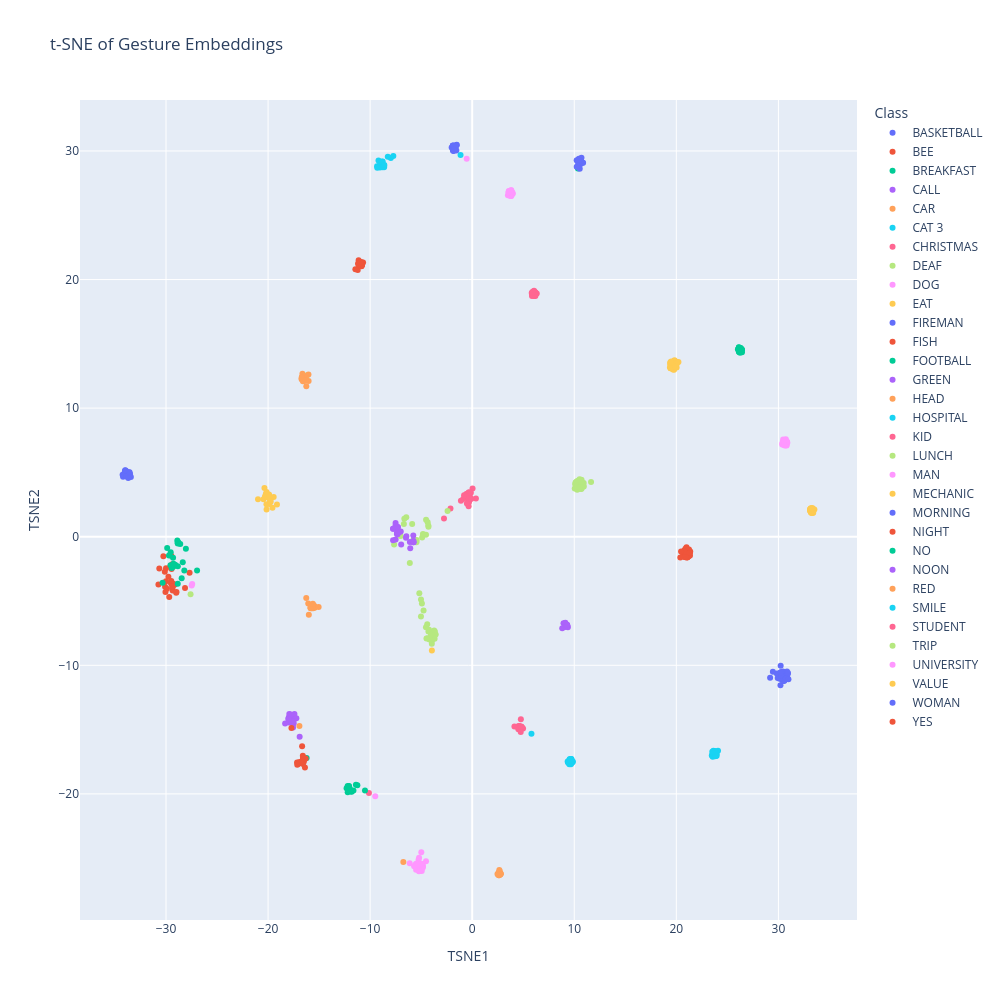

Notebook code cell kept with this figure:
### Code cell
from sklearn.manifold import TSNE

embeddings = ref["embeddings"]
labels = ref["labels"]
id_to_label = ref["id_to_label"]

class_names = [id_to_label[label] for label in labels]

tsne = TSNE(
    n_components=2,
    perplexity=30,
    learning_rate="auto",
    init="pca",
    random_state=42
)

embeddings_2d = tsne.fit_transform(embeddings)

df = pd.DataFrame({
    "TSNE1": embeddings_2d[:, 0],
    "TSNE2": embeddings_2d[:, 1],
    "Class": class_names
})

fig = px.scatter(
    df,
    x="TSNE1",
    y="TSNE2",
    color="Class",
    title="t-SNE of Gesture Embeddings",
    width=1000,
    height=1000
)

fig.show()

### Figure 1 — Plotly figure (JSON) as saved in the notebook; plotly's stock layout.template omitted (floating-point values rounded to 4 significant figures)
{"data": [{"hovertemplate": "Class=BASKETBALL<br>TSNE1=%{x}<br>TSNE2=%{y}<extra></extra>", "legendgroup": "BASKETBALL", "marker": {"color": "#636efa", "symbol": "circle"}, "mode": "markers", "name": "BASKETBALL", "orientation": "v", "showlegend": true, "type": "scatter", "x": [30.56, 30.2, 29.19, 30.44, 30.5, 30.34, 30.44, 30.66, 30.92, 30.59, 30.54, 29.93, 30.61, 30.44, 30.82, 30.85, 30.25, 30.63, 30.4, 29.84, 29.46, 30.86, 30.94, 30.29, 30.1, 30.26, 30.22, 30.79, 30.17, 30.98], "xaxis": "x", "y": [-11.21, -11.56, -10.97, -10.48, -11.07, -11.0, -11.21, -10.56, -10.65, -10.54, -10.52, -11.0, -11.16, -10.6, -10.67, -10.48, -11.05, -10.98, -10.99, -10.63, -10.51, -10.82, -10.6, -10.53, -11.04, -10.79, -10.04, -11.03, -10.56, -11.08], "yaxis": "y"}, {"hovertemplate": "Class=BEE<br>TSNE1=%{x}<br>TSNE2=%{y}<extra></extra>", "legendgroup": "BEE", "marker": {"color": "#EF553B", "symbol": "circle"}, "mode": "markers", "name": "BEE", "orientation": "v", "showlegend": true, "type": "scatter", "x": [-29.14, -29.51, -29.34, -29.48, -29.35, -30.09, -30.74, -29.01, -29.33, -29.91, -28.14, -30.12, -29.77, -30.05, -30.0, -29.38, -28.97, -29.56, -29.46, -29.39, -29.68, -30.65, -30.26, -30.0, -27.69, -29.48], "xaxis": "x", "y": [-3.711, -3.644, -3.633, -3.446, -4.189, -3.886, -3.717, -4.361, -3.9, -4.045, -3.996, -2.732, -3.11, -4.299, -2.458, -2.146, -4.307, -2.27, -2.507, -3.9, -4.686, -2.468, -1.518, -3.465, -2.795, -1.483], "yaxis": "y"}, {"hovertemplate": "Class=BREAKFAST<br>TSNE1=%{x}<br>TSNE2=%{y}<extra></extra>", "legendgroup": "BREAKFAST", "marker": {"color": "#00cc96", "symbol": "circle"}, "mode": "markers", "name": "BREAKFAST", "orientation": "v", "showlegend": true, "type": "scatter", "x": [-28.47, -28.77, -26.96, -28.84, -29.89, 10.36, -29.1, -29.32, -28.84, -28.36, -30.33, -28.89, -28.05, -29.71, -29.3, -29.56, -28.85, -29.54, -28.21, -28.86, -29.44, -28.61, -29.31, -29.25, -29.27, -28.84], "xaxis": "x", "y": [-3.227, -0.4751, -2.632, -0.5269, -0.8849, 28.63, -2.19, -2.337, -0.4107, -1.994, -3.578, -0.3039, -0.9315, -1.468, -2.308, -2.21, -3.663, -1.201, -2.635, -0.4892, -2.442, -0.5629, -1.641, -2.252, -2.105, -2.306], "yaxis": "y"}, {"hovertemplate": "Class=CALL<br>TSNE1=%{x}<br>TSNE2=%{y}<extra></extra>", "legendgroup": "CALL", "marker": {"color": "#ab63fa", "symbol": "circle"}, "mode": "markers", "name": "CALL", "orientation": "v", "showlegend": true, "type": "scatter", "x": [9.098, 9.334, 9.22, 9.21, 9.157, 9.258, 9.29, 9.37, 8.944, 9.11, 9.27, 9.128, 9.273, 9.301, 9.285, 8.82, 9.139, 9.128, 9.286], "xaxis": "x", "y": [-6.736, -6.93, -6.943, -6.947, -6.827, -6.864, -6.922, -7.045, -6.732, -7.027, -6.887, -6.804, -6.909, -6.942, -6.846, -7.12, -6.833, -6.688, -6.847], "yaxis": "y"}, {"hovertemplate": "Class=CAR<br>TSNE1=%{x}<br>TSNE2=%{y}<extra></extra>", "legendgroup": "CAR", "marker": {"color": "#FFA15A", "symbol": "circle"}, "mode": "markers", "name": "CAR", "orientation": "v", "showlegend": true, "type": "scatter", "x": [2.645, 2.475, 2.774, 2.633, 2.634, 2.602, 2.755, 2.605, 2.695, 2.561, 2.747, 2.563, 2.642, 2.757, 2.527, 2.801, 2.657, 2.658, 2.76], "xaxis": "x", "y": [-26.31, -26.23, -26.2, -26.12, -26.33, -26.11, -26.2, -26.32, -26.01, -26.27, -26.25, -26.26, -26.28, -26.24, -26.25, -26.21, -25.92, -26.29, -26.26], "yaxis": "y"}, {"hovertemplate": "Class=CAT 3<br>TSNE1=%{x}<br>TSNE2=%{y}<extra></extra>", "legendgroup": "CAT 3", "marker": {"color": "#19d3f3", "symbol": "circle"}, "mode": "markers", "name": "CAT 3", "orientation": "v", "showlegend": true, "type": "scatter", "x": [23.56, 24.08, 23.71, 23.59, 23.73, 23.82, 23.89, 23.56, 23.95, 23.89, 23.63, 23.57, 23.47, 23.84, 23.86, 23.78, 23.95, 23.74, 23.89, 23.85, 23.52], "xaxis": "x", "y": [-16.91, -16.64, -16.69, -16.86, -16.71, -16.69, -16.87, -17.11, -17.04, -17.04, -16.64, -16.95, -17.01, -16.72, -17.04, -17.08, -16.89, -16.71, -16.94, -17.03, -16.72], "yaxis": "y"}, {"hovertemplate": "Class=CHRISTMAS<br>TSNE1=%{x}<br>TSNE2=%{y}<extra></extra>", "legendgroup": "CHRISTMAS", "marker": {"color": "#FF6692", "symbol": "circle"}, "mode": "markers", "name": "CHRISTMAS", "orientation": "v", "showlegend": true, "type": "scatter", "x": [-2.763, -0.353, -0.1033, 0.03449, -0.351, -0.4255, -0.5753, -0.3165, -0.8747, -0.4187, -0.3305, -2.13, -10.12, -0.5193, 0.3637, -0.3446, -0.3327, -0.3143, -0.4161, -0.2864, -0.2548, -0.329, -1.106, -0.1303, -0.796, -0.1052], "xaxis": "x", "y": [1.425, 2.832, 2.95, 3.757, 2.372, 3.32, 3.318, 2.681, 2.931, 3.334, 2.955, 2.189, -19.93, 2.592, 2.966, 3.408, 3.428, 3.462, 3.357, 3.191, 3.222, 3.004, 2.806, 3.428, 3.233, 2.951], "yaxis": "y"}, {"hovertemplate": "Class=DEAF<br>TSNE1=%{x}<br>TSNE2=%{y}<extra></extra>", "legendgroup": "DEAF", "marker": {"color": "#B6E880", "symbol": "circle"}, "mode": "markers", "name": "DEAF", "orientation": "v", "showlegend": true, "type": "scatter", "x": [-3.843, -6.112, -4.102, -4.765, -3.684, -4.232, -4.0, -4.482, -3.746, -4.287, -4.382, -3.922, -4.023, -3.936, -3.957, -4.074, -3.729, -3.895, -3.745, -3.749, -4.408, -3.66, -4.53, -4.188, -4.018, -3.575], "xaxis": "x", "y": [-7.512, -2.046, -7.391, -5.735, -7.932, -7.231, -7.685, -7.912, -7.559, -7.363, -7.904, -7.719, -7.586, -8.068, -8.327, -7.994, -7.303, -7.562, -7.683, -7.594, -6.799, -7.374, -7.047, -7.997, -7.645, -7.609], "yaxis": "y"}, {"hovertemplate": "Class=DOG<br>TSNE1=%{x}<br>TSNE2=%{y}<extra></extra>", "legendgroup": "DOG", "marker": {"color": "#FF97FF", "symbol": "circle"}, "mode": "markers", "name": "DOG", "orientation": "v", "showlegend": true, "type": "scatter", "x": [-5.463, -4.976, -5.194, -5.194, -5.178, -4.836, -9.501, -4.833, -4.83, -5.251, -4.947, -4.995, -4.915, -5.525, -5.205, -5.179, -4.526, -5.372, -5.257, -5.496, -5.175, -27.43, -6.123, -5.69, -5.497, -4.971, -27.49, -4.987, -5.371, -5.219], "xaxis": "x", "y": [-25.5, -25.85, -25.99, -25.57, -25.99, -25.63, -20.18, -25.73, -25.56, -25.82, -25.99, -25.95, -25.61, -25.49, -24.96, -25.89, -25.24, -25.78, -25.11, -25.42, -25.9, -3.684, -25.4, -25.62, -25.9, -25.42, -3.798, -24.55, -25.59, -26.01], "yaxis": "y"}, {"hovertemplate": "Class=EAT<br>TSNE1=%{x}<br>TSNE2=%{y}<extra></extra>", "legendgroup": "EAT", "marker": {"color": "#FECB52", "symbol": "circle"}, "mode": "markers", "name": "EAT", "orientation": "v", "showlegend": true, "type": "scatter", "x": [-19.87, -20.24, -20.3, -19.99, -20.18, -19.87, -20.15, -19.91, -20.35, -20.98, -19.13, -19.45, -20.28, -20.21, -19.8, -19.76, -20.45, -19.78, -20.2, -19.93, -19.57, -20.22, -20.15, -20.16, -19.9, -19.74], "xaxis": "x", "y": [2.535, 3.227, 3.103, 3.234, 3.119, 3.018, 2.123, 3.286, 3.786, 2.921, 2.496, 3.091, 3.069, 3.265, 2.75, 3.05, 2.922, 2.882, 3.126, 3.269, 2.253, 3.315, 3.476, 2.52, 3.095, 2.721], "yaxis": "y"}, {"hovertemplate": "Class=FIREMAN<br>TSNE1=%{x}<br>TSNE2=%{y}<extra></extra>", "legendgroup": "FIREMAN", "marker": {"color": "#636efa", "symbol": "circle"}, "mode": "markers", "name": "FIREMAN", "orientation": "v", "showlegend": true, "type": "scatter", "x": [-1.898, -1.885, -1.882, -1.809, -1.902, -1.533, -2.014, -1.881, -1.743, -1.753, -1.515, -1.867, -1.845, -1.553, -1.62, -1.578, -1.666, -1.817, -1.842, -1.754], "xaxis": "x", "y": [30.4, 30.06, 30.43, 30.03, 30.39, 30.44, 30.26, 30.41, 30.13, 30.13, 30.48, 30.04, 30.4, 30.04, 30.12, 30.45, 30.36, 30.05, 30.0, 30.08], "yaxis": "y"}, {"hovertemplate": "Class=FISH<br>TSNE1=%{x}<br>TSNE2=%{y}<extra></extra>", "legendgroup": "FISH", "marker": {"color": "#EF553B", "symbol": "circle"}, "mode": "markers", "name": "FISH", "orientation": "v", "showlegend": true, "type": "scatter", "x": [-11.13, -11.44, -10.83, -10.89, -10.84, -11.22, -10.86, -11.0, -10.69, -10.86, -11.18, -11.02, -11.03, -11.0, -10.88, -10.87, -11.14, -10.79, -10.86, -11.06, -10.96], "xaxis": "x", "y": [21.51, 20.81, 21.08, 21.12, 21.06, 20.73, 21.08, 21.32, 21.32, 21.13, 21.24, 21.3, 21.23, 21.06, 21.13, 21.36, 21.15, 21.14, 21.04, 21.19, 21.28], "yaxis": "y"}, {"hovertemplate": "Class=FOOTBALL<br>TSNE1=%{x}<br>TSNE2=%{y}<extra></extra>", "legendgroup": "FOOTBALL", "marker": {"color": "#00cc96", "symbol": "circle"}, "mode": "markers", "name": "FOOTBALL", "orientation": "v", "showlegend": true, "type": "scatter", "x": [26.32, 26.04, 26.43, 26.13, 26.16, 26.11, 26.37, 26.19, 26.28, 26.15, 26.12, 26.43, 26.42, 26.15, 26.37, 26.3, 26.24, 26.37, 26.1, 26.09], "xaxis": "x", "y": [14.36, 14.57, 14.35, 14.72, 14.41, 14.44, 14.57, 14.39, 14.67, 14.36, 14.72, 14.51, 14.55, 14.41, 14.49, 14.68, 14.31, 14.59, 14.57, 14.57], "yaxis": "y"}, {"hovertemplate": "Class=GREEN<br>TSNE1=%{x}<br>TSNE2=%{y}<extra></extra>", "legendgroup": "GREEN", "marker": {"color": "#ab63fa", "symbol": "circle"}, "mode": "markers", "name": "GREEN", "orientation": "v", "showlegend": true, "type": "scatter", "x": [-17.71, -17.52, -17.49, -17.94, -17.42, -17.55, -17.92, -17.9, -17.96, -17.6, -18.33, -16.91, -17.23, -17.69, -17.98, -17.61, -17.8, -17.53, -17.54, -17.96, -18.02], "xaxis": "x", "y": [-14.47, -14.02, -14.52, -14.05, -13.79, -14.83, -13.79, -14.11, -14.46, -14.36, -14.52, -15.56, -14.13, -14.35, -14.08, -14.5, -13.83, -14.38, -14.35, -14.1, -14.18], "yaxis": "y"}, {"hovertemplate": "Class=HEAD<br>TSNE1=%{x}<br>TSNE2=%{y}<extra></extra>", "legendgroup": "HEAD", "marker": {"color": "#FFA15A", "symbol": "circle"}, "mode": "markers", "name": "HEAD", "orientation": "v", "showlegend": true, "type": "scatter", "x": [-15.44, -15.78, -15.68, -15.61, -16.93, -15.7, -15.75, -15.75, -15.86, -16.01, -15.42, -15.52, -15.58, -15.71, -16.06, -6.747, -15.82, -16.26, -15.04, -15.81, -15.62], "xaxis": "x", "y": [-5.517, -5.545, -5.545, -5.353, -14.72, -5.323, -5.532, -5.537, -5.529, -6.063, -5.426, -5.334, -5.554, -5.555, -5.192, -25.29, -5.566, -4.765, -5.462, -5.531, -5.215], "yaxis": "y"}, {"hovertemplate": "Class=HOSPITAL<br>TSNE1=%{x}<br>TSNE2=%{y}<extra></extra>", "legendgroup": "HOSPITAL", "marker": {"color": "#19d3f3", "symbol": "circle"}, "mode": "markers", "name": "HOSPITAL", "orientation": "v", "showlegend": true, "type": "scatter", "x": [-8.8, -9.318, -8.639, -8.633, -8.932, -8.882, -8.684, -8.799, -8.71, -9.038, -9.007, -1.143, -8.988, -8.632, -8.827, -8.774, -7.727, -7.973, -8.673, -9.182, -8.271, -9.301, -8.935, -8.665, -8.814, -8.61], "xaxis": "x", "y": [28.74, 28.8, 28.86, 28.74, 29.12, 29.15, 28.84, 28.78, 28.79, 28.72, 29.04, 29.69, 29.07, 28.82, 28.74, 29.19, 29.6, 29.45, 28.9, 29.27, 29.55, 28.69, 29.13, 28.84, 29.17, 28.91], "yaxis": "y"}, {"hovertemplate": "Class=KID<br>TSNE1=%{x}<br>TSNE2=%{y}<extra></extra>", "legendgroup": "KID", "marker": {"color": "#FF6692", "symbol": "circle"}, "mode": "markers", "name": "KID", "orientation": "v", "showlegend": true, "type": "scatter", "x": [4.613, 4.789, 4.695, 4.66, 4.752, 4.538, 4.888, 4.54, 4.521, 4.663, 4.642, 4.984, 4.65, 4.8, 4.138, 4.588, 4.867, 4.835, 4.754, 4.766], "xaxis": "x", "y": [-14.73, -14.78, -14.79, -14.76, -14.78, -14.88, -14.85, -14.72, -14.98, -14.78, -14.97, -14.91, -14.89, -14.77, -14.76, -14.92, -14.84, -14.8, -15.19, -14.19], "yaxis": "y"}, {"hovertemplate": "Class=LUNCH<br>TSNE1=%{x}<br>TSNE2=%{y}<extra></extra>", "legendgroup": "LUNCH", "marker": {"color": "#B6E880", "symbol": "circle"}, "mode": "markers", "name": "LUNCH", "orientation": "v", "showlegend": true, "type": "scatter", "x": [-4.526, -5.018, -16.17, -4.928, -4.816, -5.461, -6.459, -4.299, -2.417, -5.18, -7.652, -27.59, -5.882, -5.02, -6.692, -7.014, -4.904, -7.157, -5.442, -4.286, -5.739, -4.364, -4.821, -4.518, -6.652], "xaxis": "x", "y": [0.1534, -4.879, 12.55, -5.195, 0.1559, -0.4333, 1.518, 0.8683, 2.004, -4.397, -0.6081, -4.465, 0.9826, -6.206, 0.9965, 0.0558, -0.06126, 0.3702, -0.2569, 0.7834, -0.2152, 1.134, 0.217, 1.314, 1.401], "yaxis": "y"}, {"hovertemplate": "Class=MAN<br>TSNE1=%{x}<br>TSNE2=%{y}<extra></extra>", "legendgroup": "MAN", "marker": {"color": "#FF97FF", "symbol": "circle"}, "mode": "markers", "name": "MAN", "orientation": "v", "showlegend": true, "type": "scatter", "x": [3.974, 3.83, 3.592, -0.5416, 3.721, 3.812, 3.702, 3.821, 3.897, 3.946, 3.658, 3.659, 3.772, 3.499, 3.833, 3.59, 3.712, 3.581, 3.864, 3.611, 3.567], "xaxis": "x", "y": [26.7, 26.5, 26.86, 29.4, 26.88, 26.94, 26.72, 26.94, 26.8, 26.65, 26.6, 26.59, 26.5, 26.55, 26.83, 26.82, 26.52, 26.77, 26.71, 26.88, 26.79], "yaxis": "y"}, {"hovertemplate": "Class=MECHANIC<br>TSNE1=%{x}<br>TSNE2=%{y}<extra></extra>", "legendgroup": "MECHANIC", "marker": {"color": "#FECB52", "symbol": "circle"}, "mode": "markers", "name": "MECHANIC", "orientation": "v", "showlegend": true, "type": "scatter", "x": [19.7, 19.48, 19.92, -3.953, 19.67, 19.59, 19.82, 20.03, 19.78, 19.93, 19.93, 19.41, 19.45, 19.4, 19.45, 19.43, 19.43, 19.77, 19.38, 19.54, 20.05, 19.5, 19.98, 20.21, 19.46, 19.93], "xaxis": "x", "y": [13.61, 13.59, 13.19, -8.844, 13.01, 13.12, 13.73, 13.16, 12.99, 13.22, 13.64, 13.39, 13.57, 13.55, 13.12, 13.44, 13.1, 13.67, 13.17, 13.53, 13.46, 13.63, 13.42, 13.59, 13.1, 13.22], "yaxis": "y"}, {"hovertemplate": "Class=MORNING<br>TSNE1=%{x}<br>TSNE2=%{y}<extra></extra>", "legendgroup": "MORNING", "marker": {"color": "#636efa", "symbol": "circle"}, "mode": "markers", "name": "MORNING", "orientation": "v", "showlegend": true, "type": "scatter", "x": [-34.21, -33.89, -33.97, -33.94, -33.92, -33.65, -34.25, -33.94, -33.93, -33.88, -33.52, -34.04, -34.03, -33.91, -34.04, -33.87, -33.7, -33.44, -33.99, -33.57, -33.99], "xaxis": "x", "y": [4.664, 4.809, 5.044, 5.038, 5.053, 5.007, 4.815, 4.917, 4.9, 4.98, 4.88, 4.797, 5.069, 5.105, 4.84, 4.689, 4.557, 4.65, 5.154, 5.021, 5.169], "yaxis": "y"}, {"hovertemplate": "Class=NIGHT<br>TSNE1=%{x}<br>TSNE2=%{y}<extra></extra>", "legendgroup": "NIGHT", "marker": {"color": "#EF553B", "symbol": "circle"}, "mode": "markers", "name": "NIGHT", "orientation": "v", "showlegend": true, "type": "scatter", "x": [21.32, 20.76, 20.89, 20.65, 21.22, 20.78, 21.34, 21.02, 20.91, 21.32, 21.24, 21.27, 20.61, 21.17, 21.36, 21.1, 20.84, 20.79, 21.08, 20.99, 20.78, 21.03, 21.29, 20.46, 20.89, 20.39], "xaxis": "x", "y": [-1.202, -1.219, -0.9418, -1.541, -1.504, -1.074, -1.466, -0.9337, -1.595, -1.216, -1.004, -1.17, -1.233, -1.542, -1.144, -1.597, -1.568, -1.109, -1.593, -0.8225, -1.161, -1.624, -1.259, -1.153, -1.569, -1.612], "yaxis": "y"}, {"hovertemplate": "Class=NO<br>TSNE1=%{x}<br>TSNE2=%{y}<extra></extra>", "legendgroup": "NO", "marker": {"color": "#00cc96", "symbol": "circle"}, "mode": "markers", "name": "NO", "orientation": "v", "showlegend": true, "type": "scatter", "x": [-11.99, -12.02, -12.1, -11.25, -16.22, -12.2, -11.81, -12.07, -12.14, -11.89, -12.07, -11.39, -12.1, -12.07, -12.2, -12.31, -10.51, -11.63, -11.92, -12.09], "xaxis": "x", "y": [-19.65, -19.56, -19.56, -19.33, -17.21, -19.88, -19.84, -19.38, -19.45, -19.81, -19.69, -19.29, -19.5, -19.43, -19.38, -19.57, -19.74, -19.74, -19.72, -19.5], "yaxis": "y"}, {"hovertemplate": "Class=NOON<br>TSNE1=%{x}<br>TSNE2=%{y}<extra></extra>", "legendgroup": "NOON", "marker": {"color": "#ab63fa", "symbol": "circle"}, "mode": "markers", "name": "NOON", "orientation": "v", "showlegend": true, "type": "scatter", "x": [-7.502, -5.738, -7.333, -7.754, -6.45, -5.763, -6.487, -7.303, -7.374, -7.318, -7.507, -6.957, -7.501, -5.772, -6.107, -5.766, -7.121, -7.753, -7.749, -7.272, -6.072, -7.312, -7.0, -7.338, -7.316], "xaxis": "x", "y": [-0.2167, -0.4269, 0.3281, -0.2689, 0.04529, -0.3216, -0.07837, 0.7468, 0.2155, 0.2536, 1.064, -0.6061, 0.9003, 0.08547, -0.4206, -0.4297, 0.3648, 0.6238, 0.629, 0.7295, -0.9011, 0.1893, 0.4076, 0.3208, 0.3002], "yaxis": "y"}, {"hovertemplate": "Class=RED<br>TSNE1=%{x}<br>TSNE2=%{y}<extra></extra>", "legendgroup": "RED", "marker": {"color": "#FFA15A", "symbol": "circle"}, "mode": "markers", "name": "RED", "orientation": "v", "showlegend": true, "type": "scatter", "x": [-16.34, -16.6, -16.71, -16.39, -16.5, -16.68, -16.69, -16.63, -16.04, -16.71, -16.4, -16.41, -16.68, -16.59, -16.03, -16.45, -16.31, -16.49, -16.67, -16.32, -16.25], "xaxis": "x", "y": [12.42, 12.25, 12.25, 12.24, 12.45, 12.29, 12.42, 12.68, 12.61, 12.34, 12.34, 12.5, 12.32, 12.09, 12.1, 12.12, 12.35, 12.44, 12.39, 12.15, 11.71], "yaxis": "y"}, {"hovertemplate": "Class=SMILE<br>TSNE1=%{x}<br>TSNE2=%{y}<extra></extra>", "legendgroup": "SMILE", "marker": {"color": "#19d3f3", "symbol": "circle"}, "mode": "markers", "name": "SMILE", "orientation": "v", "showlegend": true, "type": "scatter", "x": [9.724, 9.351, 9.667, 9.697, 9.396, 9.79, 9.76, 9.762, 9.672, 9.517, 9.698, 9.454, 9.735, 9.753, 5.806, 9.673, 9.871, 9.727, 9.572, 9.509, 9.56], "xaxis": "x", "y": [-17.28, -17.48, -17.4, -17.32, -17.58, -17.52, -17.52, -17.54, -17.69, -17.69, -17.33, -17.57, -17.37, -17.59, -15.32, -17.31, -17.49, -17.44, -17.28, -17.37, -17.32], "yaxis": "y"}, {"hovertemplate": "Class=STUDENT<br>TSNE1=%{x}<br>TSNE2=%{y}<extra></extra>", "legendgroup": "STUDENT", "marker": {"color": "#FF6692", "symbol": "circle"}, "mode": "markers", "name": "STUDENT", "orientation": "v", "showlegend": true, "type": "scatter", "x": [6.009, 6.063, 5.91, 6.187, 6.185, 6.134, 6.062, 6.065, 5.906, 5.831, 5.928, 6.168, 6.324, 6.181, 6.049, 5.988, 6.191, 6.064, 5.859, 5.884], "xaxis": "x", "y": [19.06, 19.05, 18.79, 18.72, 19.0, 18.99, 19.13, 18.84, 18.79, 18.96, 19.06, 18.98, 18.91, 18.98, 18.72, 18.94, 18.83, 18.77, 18.73, 18.98], "yaxis": "y"}, {"hovertemplate": "Class=TRIP<br>TSNE1=%{x}<br>TSNE2=%{y}<extra></extra>", "legendgroup": "TRIP", "marker": {"color": "#B6E880", "symbol": "circle"}, "mode": "markers", "name": "TRIP", "orientation": "v", "showlegend": true, "type": "scatter", "x": [10.77, 10.68, 10.22, 10.3, 10.29, 10.05, 10.36, 10.66, 10.69, 10.12, 10.92, 10.72, 10.52, 10.62, 10.36, 10.87, 10.94, 10.65, 10.43, 10.19, 10.12, 10.1, 10.73, 10.71, 10.49, 10.54, 11.64], "xaxis": "x", "y": [3.998, 3.703, 4.271, 4.333, 3.657, 3.752, 3.907, 4.422, 4.018, 4.067, 4.186, 4.407, 4.478, 3.808, 4.296, 3.981, 3.899, 4.345, 4.341, 3.873, 4.218, 4.098, 3.752, 4.277, 3.739, 3.847, 4.257], "yaxis": "y"}, {"hovertemplate": "Class=UNIVERSITY<br>TSNE1=%{x}<br>TSNE2=%{y}<extra></extra>", "legendgroup": "UNIVERSITY", "marker": {"color": "#FF97FF", "symbol": "circle"}, "mode": "markers", "name": "UNIVERSITY", "orientation": "v", "showlegend": true, "type": "scatter", "x": [30.66, 30.73, 30.72, 30.7, 30.8, 30.67, 30.58, 30.63, 30.87, 30.8, 30.82, 30.85, 30.46, 30.46, 30.45, 30.81, 30.41, 30.37, 30.41, 30.54, 30.56], "xaxis": "x", "y": [7.179, 7.155, 7.579, 7.526, 7.126, 7.09, 7.195, 7.439, 7.301, 7.085, 7.386, 7.359, 7.394, 7.566, 7.303, 7.405, 7.294, 7.174, 7.281, 7.406, 7.105], "yaxis": "y"}, {"hovertemplate": "Class=VALUE<br>TSNE1=%{x}<br>TSNE2=%{y}<extra></extra>", "legendgroup": "VALUE", "marker": {"color": "#FECB52", "symbol": "circle"}, "mode": "markers", "name": "VALUE", "orientation": "v", "showlegend": true, "type": "scatter", "x": [33.41, 33.1, 33.18, 33.33, 33.14, 33.53, 33.21, 33.4, 33.2, 33.12, 33.1, 33.12, 33.15, 33.32, 33.38, 33.23, 33.38, 33.28, 33.36, 33.29], "xaxis": "x", "y": [1.873, 2.129, 2.206, 1.841, 1.975, 2.11, 1.862, 2.054, 1.897, 2.118, 2.023, 2.123, 2.167, 1.895, 2.083, 1.865, 1.965, 2.207, 2.219, 2.186], "yaxis": "y"}, {"hovertemplate": "Class=WOMAN<br>TSNE1=%{x}<br>TSNE2=%{y}<extra></extra>", "legendgroup": "WOMAN", "marker": {"color": "#636efa", "symbol": "circle"}, "mode": "markers", "name": "WOMAN", "orientation": "v", "showlegend": true, "type": "scatter", "x": [10.42, 10.45, 10.54, 10.62, 10.65, 10.53, 10.33, 10.62, 10.23, 10.49, 10.34, 10.6, 10.69, 10.24, 10.86, 10.8, 10.4, 10.7, 10.47, 10.43, 10.44], "xaxis": "x", "y": [29.13, 29.4, 28.61, 29.01, 29.26, 28.91, 29.17, 29.01, 29.27, 29.06, 28.79, 29.34, 29.15, 28.77, 29.09, 29.07, 29.17, 29.48, 29.09, 29.22, 29.31], "yaxis": "y"}, {"hovertemplate": "Class=YES<br>TSNE1=%{x}<br>TSNE2=%{y}<extra></extra>", "legendgroup": "YES", "marker": {"color": "#EF553B", "symbol": "circle"}, "mode": "markers", "name": "YES", "orientation": "v", "showlegend": true, "type": "scatter", "x": [-16.49, -16.59, -16.89, -16.51, -16.39, -16.66, -16.97, -16.6, -16.97, -17.06, -16.5, -16.44, -16.58, -16.7, -16.79, -16.32, -16.58, -17.16, -17.71, -17.14], "xaxis": "x", "y": [-17.31, -17.04, -17.55, -17.39, -17.94, -16.3, -17.65, -17.35, -17.54, -17.66, -17.5, -17.24, -17.68, -17.51, -17.51, -17.25, -17.2, -17.55, -14.88, -17.74], "yaxis": "y"}], "layout": {"height": 1000, "legend": {"title": {"text": "Class"}, "tracegroupgap": 0}, "title": {"text": "t-SNE of Gesture Embeddings"}, "width": 1000, "xaxis": {"anchor": "y", "domain": [0, 1], "title": {"text": "TSNE1"}}, "yaxis": {"anchor": "x", "domain": [0, 1], "title": {"text": "TSNE2"}}}}
